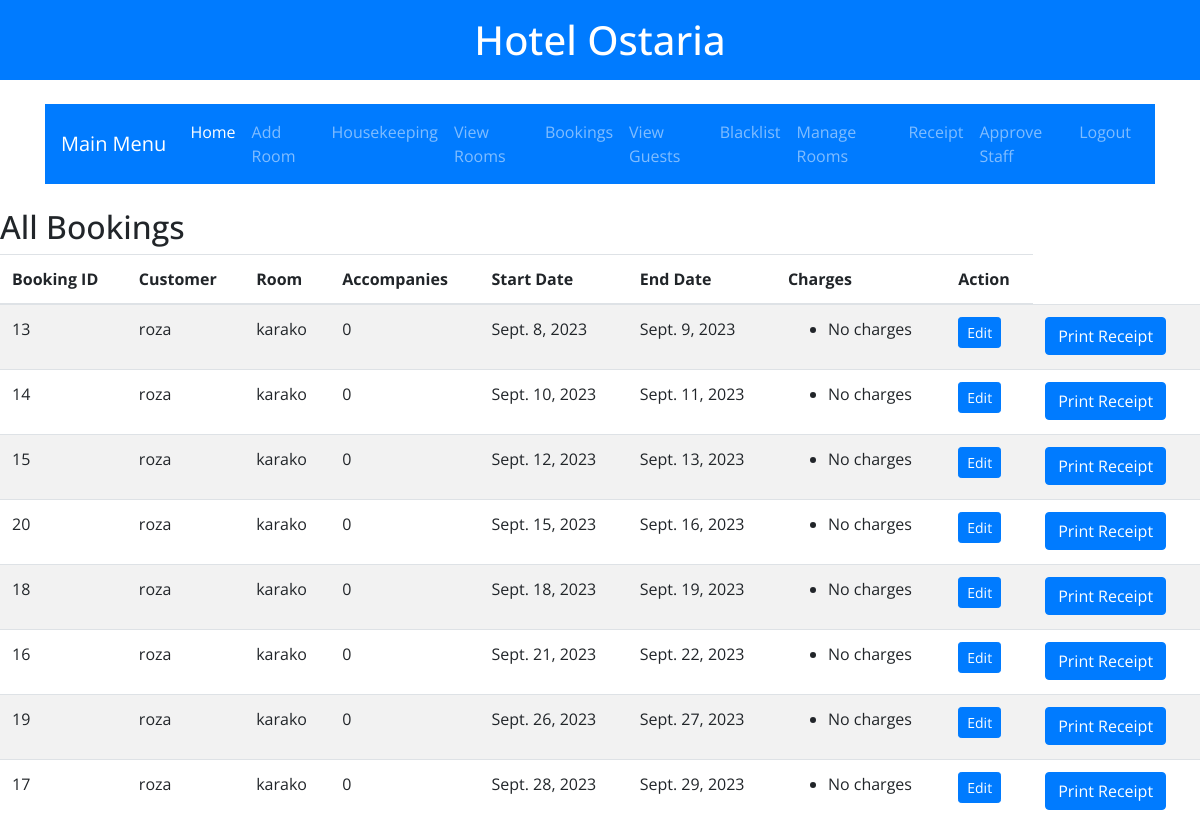
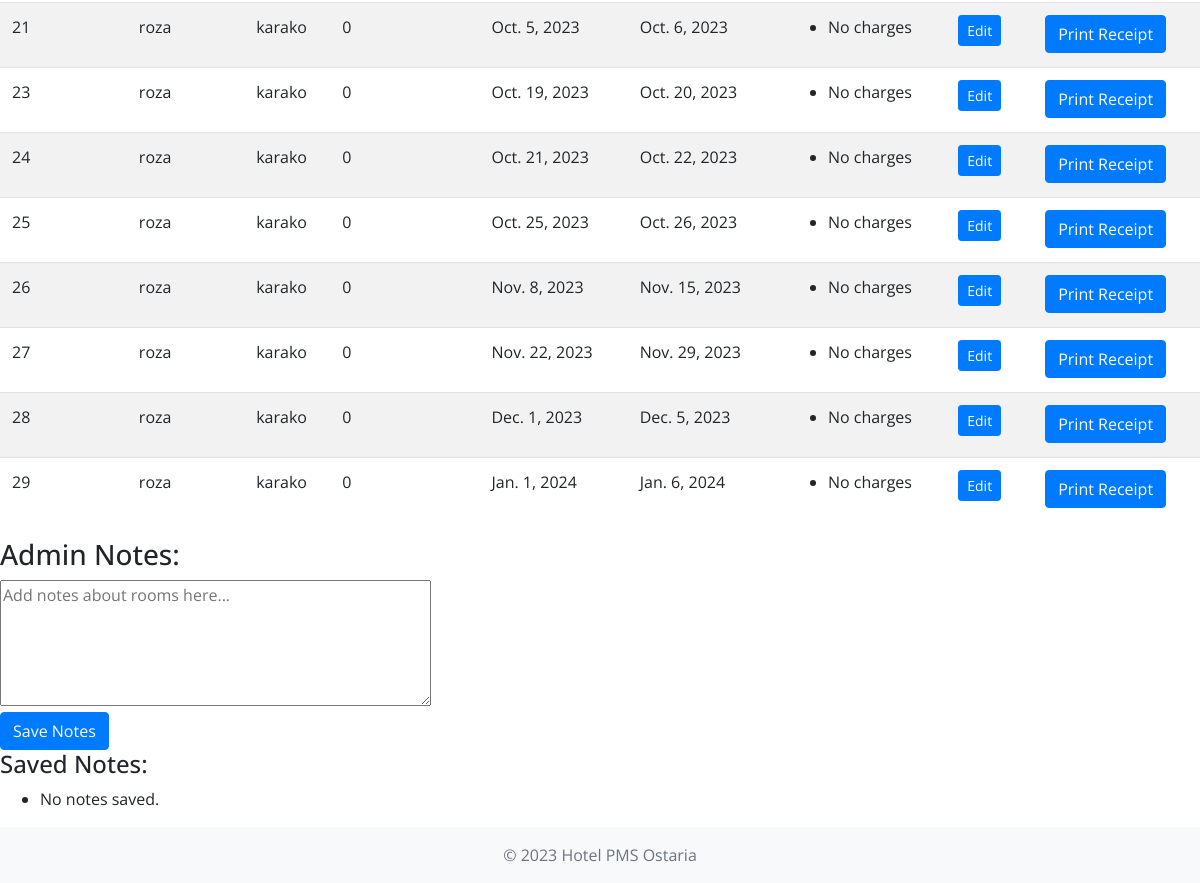
The app's page /list_bookings/ (signed in), older data (2 pictures, top to bottom).
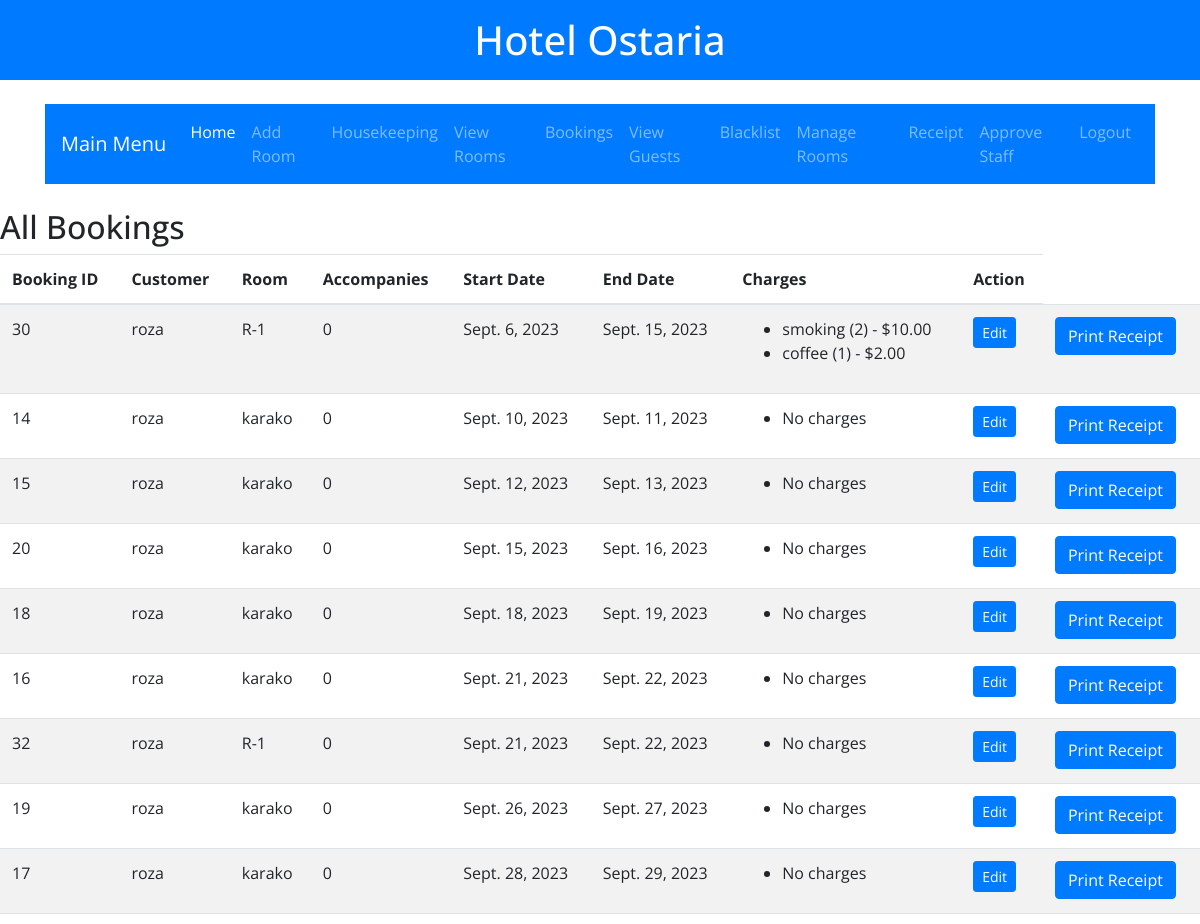
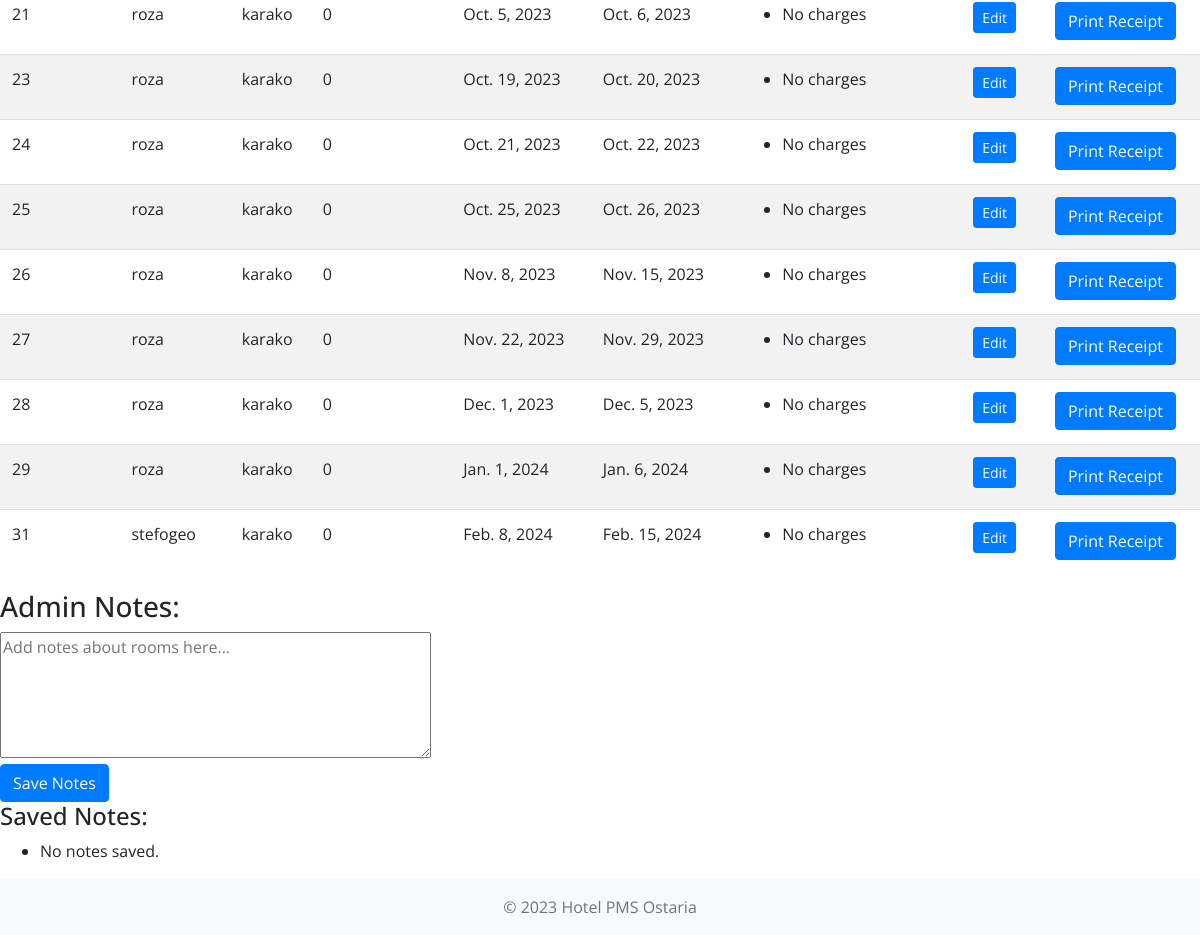
The same page, newer data (2 pictures, top to bottom).
### hotel_pms/models.py (models this page shows, shortened)
class Booking(models.Model):
    customer = models.ForeignKey(User, on_delete=models.CASCADE)
    room = models.ForeignKey(Room, on_delete=models.CASCADE)
    start_date = models.DateField()
    end_date = models.DateField()
    accompanies = models.PositiveIntegerField(default=0, help_text="Number of people accompanying the customer.")
    charges = models.ManyToManyField(ExtraCharge, through='BookingCharge')

class Room(models.Model):
    ROOM_TYPES = (
        ('s', 'Single'),
        ('d', 'Double'),
        ('su', 'Suite'),
    )
    STATUS_CHOICES = [
        ('available', 'Available'),
        ('cleaning', 'Needs Cleaning'),
        ('maintenance', 'Needs Maintenance'),
    ]
    name = models.CharField(max_length=255,  default='basic')  # New field for room name
    status = models.CharField(max_length=12, choices=STATUS_CHOICES, default='available')
    room_type = models.CharField(max_length=2, choices=ROOM_TYPES)
    rate = models.DecimalField(max_digits=7, decimal_places=2,default=100.00)

class BookingCharge(models.Model):
    booking = models.ForeignKey(Booking, on_delete=models.CASCADE)
    charge = models.ForeignKey(ExtraCharge, on_delete=models.CASCADE)
    quantity = models.PositiveIntegerField(default=1)

class ExtraCharge(models.Model):
    CHARGE_TYPES = (
        ('bed', 'Extra Bed'),
        ('smoking', 'Smoking Fee'),
        ('coffee','Coffe Price'),
        ('water','Water Price'),
        ('maintenance','Maintenance Price'),
        ('late','Late Fees'),
        ('early','Early Check Fee'),
        ('miscellaneous','Extra Fees')
    )
    charge_type = models.CharField(max_length=50, choices=CHARGE_TYPES)
    cost = models.DecimalField(max_digits=7, decimal_places=2)
    description = models.TextField(blank=True)

### hotel_pms/views.py (the view, shortened to what this page needs)
# urls.py: path('list_bookings/', views.list_bookings, name='list_bookings'),
@login_required
def list_bookings(request):
    if not request.user.is_staff: # or `if not request.user.is_superuser:` if you want to restrict this only to superusers.
        return redirect('home') # or some other page
    admin_notes = AdminNotes.objects.all().order_by('-timestamp')
    bookings = Booking.objects.order_by('start_date')
    context = {
        'admin_notes': admin_notes,
        'bookings': bookings
    }
    return render(request, 'hotel_pms/list_bookings.html', context)

### hotel_pms/templatetags/custom_filters.py (called while the page is built)
@register.filter(name='multiply')
def multiply(value, arg):
    return value * arg

### hotel_pms/templatetags/user_tags.py (called while the page is built)
@register.filter(name='has_group')
def has_group(user, group_name):
    return Group.objects.get(name=group_name) in user.groups.all()

### hotel_pms/templates/hotel_pms/list_bookings.html (shortened to what this page needs)
{% extends "hotel_pms/index.html" %}
{% block content %}
{% load custom_filters %}
<h2>All Bookings</h2>
<table class="table table-striped">
    <thead>
        <tr>
            <th>Booking ID</th>
            <th>Customer</th>
            <th>Room</th>
            <th>Accompanies</th>
            <th>Start Date</th>
            <th>End Date</th>
            <th>Charges</th>
            <th>Action</th>
        </tr>
    </thead>
    <tbody>
        {% for booking in bookings %}
        <tr>
            <td>{{ booking.id }}</td>
            <td>{{ booking.customer.username }}</td>
            <td>{{ booking.room.name }}</td>
            <td>{{ booking.accompanies }}</td>
            <td>{{ booking.start_date }}</td>
            <td>{{ booking.end_date }}</td>
            <td>
                <ul>
                {% for charge in booking.bookingcharge_set.all %}
                    <li>{{ charge.charge.charge_type }} ({{ charge.quantity }}) - ${{ charge.charge.cost|multiply:charge.quantity }}</li>
                {% empty %}
                    <li>No charges</li>
                {% endfor %}
                </ul>
            </td>
            <td><a href="{% url 'edit_booking' booking.id %}" class="btn btn-sm btn-primary">Edit</a></td>
            <td><a href="{% url 'generate_receipt_pdf' booking.id %}" class="btn btn-primary">Print Receipt</a></td>
        </tr>
        {% empty %}
        <tr>
            <td colspan="8">No bookings available.</td>
        </tr>
        {% endfor %}
    </tbody>
</table>
<div class="notes-section">
    <h3>Admin Notes:</h3>
    <form method="POST" action="{% url 'save_notes' %}">
        <textarea name="notes" rows="5" cols="50" placeholder="Add notes about rooms here..."></textarea>
        <br>
        <input type="submit" value="Save Notes" class="btn btn-primary">
    </form>
    <h4>Saved Notes:</h4>
    <ul>
        {% for note in admin_notes %}
            <li>
                {{ note.timestamp|date:"d M Y, H:i" }}: {{ note.note }}
                <form method="post" style="display: inline;">
                    {% csrf_token %}
                    <input type="hidden" name="delete_note" value="{{ note.id }}">
                    <input type="submit" class="btn btn-danger btn-sm" value="Delete">
                </form>
            </li>
        {% empty %}
            <li>No notes saved.</li>
        {% endfor %}
    </ul>
</div>
{% endblock %}

### hotel_pms/templates/hotel_pms/index.html (shortened to what this page needs)
<!DOCTYPE html>
<html>
<head>
<link rel="stylesheet" href="https://stackpath.bootstrapcdn.com/bootstrap/4.3.1/css/bootstrap.min.css">
    {% load static %}
    {% load user_tags %}
</head>
<body style="font-family: 'Open Sans', sans-serif;">
    <header class="mb-4">
        <h1 class="specialHeader text-center py-3" style="background: #007BFF; color: white;" >Hotel Ostaria</h1>
    </header>
   <div class="container">
    <nav class="navbar navbar-expand-lg navbar-dark bg-primary mb-4">
        <a class="navbar-brand" href="{% url 'home' %}">Main Menu</a>
        <div class="collapse navbar-collapse" id="navbarNav">
            <ul class="navbar-nav">
                <li class="nav-item active">
                    <a class="nav-link" href="{% url 'home' %}">Home</a>
                </li>
                {% if user.is_authenticated and user.is_staff %}
                <li class="nav-item">
                    <a class="nav-link" href="{% url 'add_room' %}">Add Room</a>
                </li>
                <li class="nav-item">
                    <a class="nav-link" href="{% url 'manage_housekeeping' %}">Housekeeping</a>
                </li>
                <li class="nav-item">
                    <a class="nav-link" href="{% url 'admin_rooms' %}">View Rooms</a>
                </li>
                  <li class="nav-item">
                    <a class="nav-link" href="{% url 'list_bookings' %}">Bookings</a>
                </li>
                <li class="nav-item">
                    <a class="nav-link" href="{% url 'view_guests' %}">View Guests</a>
                </li>
                <li class="nav-item">
                    <a class="nav-link" href="{% url 'blacklist_customers' %}">Blacklist</a>
                </li>
                <li class="nav-item">
                    <a class="nav-link" href="{% url 'manage' %}">Manage Rooms</a>
                </li>
                 <li class="nav-item">
                    <a class="nav-link" href="{% url 'select_date' %}">Receipt</a>
                </li>
                 <li class="nav-item">
                    <a class="nav-link" href="{% url 'approve_registration' %}">Approve Staff</a>
                </li>
                {% endif %}
                {% if user.is_authenticated %}
                    <li class="nav-item">
                        <a class="nav-link" href="{% url 'logout' %}">Logout</a>
                    </li>
                {% endif %}
            </ul>
        </div>
    </nav>
</div>
    <main>
        {% block content %}
        {% endblock %}
    </main>
 <footer class="footer mt-auto py-3 bg-light">
    <div class="container" style="text-align:center">
        <span class="text-muted">© 2023 Hotel PMS Ostaria</span>
    </div>
</footer>
</body>
</html>

### hotel_pms/templates/hotel_pms/index.html (style rules this page uses)
.footer { position: relative; left: 0; bottom: 0; width: 100%; }

Row changes from the older to the newer data that the page shows:
removed Booking: id "13", customer.username "roza", room.name "karako", accompanies "0", start_date "Sept. 8, 2023", end_date "Sept. 9, 2023"
added Booking: id "30", customer.username "roza", room.name "R-1", accompanies "0", start_date "Sept. 6, 2023", end_date "Sept. 15, 2023"
added BookingCharge: charge.charge_type "smoking", quantity "2", charge.cost|multiply "10.00"
added BookingCharge: charge.charge_type "coffee", quantity "1", charge.cost|multiply "2.00"
added Booking: id "32", customer.username "roza", room.name "R-1", accompanies "0", start_date "Sept. 21, 2023", end_date "Sept. 22, 2023"
added Booking: id "31", customer.username "stefogeo", room.name "karako", accompanies "0", start_date "Feb. 8, 2024", end_date "Feb. 15, 2024"
